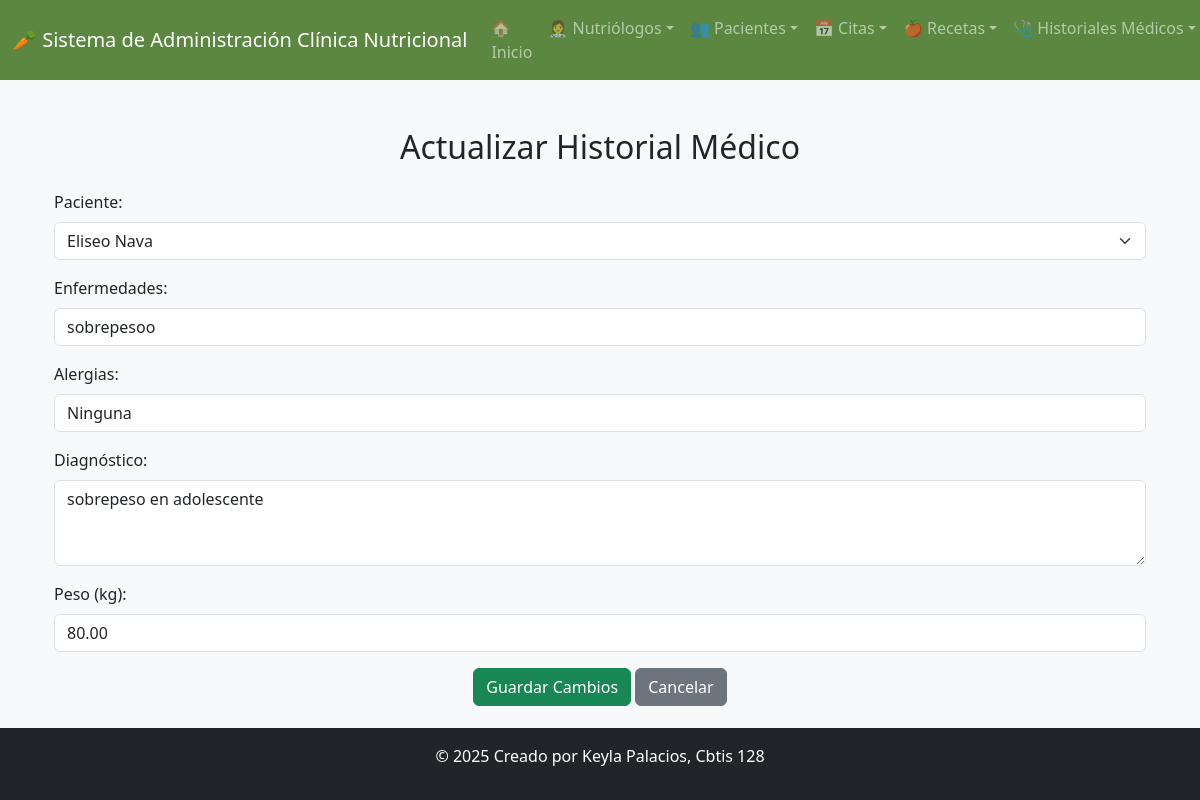
The app's page /actualizar_historial/2/ with its own data.
### app_clinicanutricional/models.py (models this page shows, shortened)
class HistorialMedico(models.Model):
    enfermedades = models.TextField()
    alergias = models.CharField(max_length=200, blank=True, null=True)
    diagnostico = models.TextField()
    peso = models.DecimalField(max_digits=5, decimal_places=2)
    id_paciente = models.ForeignKey('Paciente', on_delete=models.CASCADE)

class Paciente(models.Model):
    nombre = models.CharField(max_length=50)
    apellido = models.CharField(max_length=50)
    telefono = models.CharField(max_length=10)
    fechnacimiento = models.DateField()
    correo = models.EmailField(unique=True)
    direccion = models.CharField(max_length=100)
    sexo = models.CharField(
        max_length=10,
        choices=[
            ('Femenino', 'Femenino'),
            ('Masculino', 'Masculino')
        ]
    )
    id_nut = models.ForeignKey(
        Nutriologo,
        on_delete=models.CASCADE,
        related_name='pacientes'
    )
    class Meta:
        verbose_name = "Paciente"
        verbose_name_plural = "Pacientes"

### app_clinicanutricional/views.py (the view)
# urls.py: path('actualizar_historial/<int:id>/', views.actualizar_historial, name='actualizar_historial'),
def actualizar_historial(request, id):
    historial = get_object_or_404(HistorialMedico, id=id)
    pacientes = Paciente.objects.all()
    return render(request, 'historiales/actualizar_historial.html', {
        'historial': historial,
        'pacientes': pacientes
    })

### app_clinicanutricional/templates/historiales/actualizar_historial.html (shortened to what this page needs)
{% extends 'base.html' %}
{% block content %}
<div class="container mt-5">
  <h2 class="text-center mb-4">Actualizar Historial Médico</h2>
  <form method="POST" action="{% url 'realizar_actualizacion_historial' historial.id %}">
    <div class="mb-3">
      <label class="form-label">Paciente:</label>
      <select name="id_paciente" class="form-select" required>
        {% for p in pacientes %}
          <option value="{{ p.id }}" {% if historial.id_paciente.id == p.id %}selected{% endif %}>
            {{ p.nombre }} {{ p.apellido }}
          </option>
        {% endfor %}
      </select>
    </div>
    <div class="mb-3">
      <label class="form-label">Enfermedades:</label>
      <input type="text" name="enfermedades" class="form-control" value="{{ historial.enfermedades }}" required>
    </div>
    <div class="mb-3">
      <label class="form-label">Alergias:</label>
      <input type="text" name="alergias" class="form-control" value="{{ historial.alergias }}">
    </div>
    <div class="mb-3">
      <label class="form-label">Diagnóstico:</label>
      <textarea name="diagnostico" class="form-control" rows="3" required>{{ historial.diagnostico }}</textarea>
    </div>
    <div class="mb-3">
      <label class="form-label">Peso (kg):</label>
      <input type="number" step="0.1" name="peso" class="form-control" value="{{ historial.peso }}" required>
    </div>
    <div class="text-center">
      <button type="submit" class="btn btn-success">Guardar Cambios</button>
      <a href="{% url 'ver_historiales' %}" class="btn btn-secondary">Cancelar</a>
    </div>
  </form>
</div>
{% endblock %}

### records on screen
HistorialMedico: id_paciente "Eliseo Nava", enfermedades "sobrepesoo", alergias "Ninguna", diagnostico "sobrepeso en adolescente", peso "80.00"
